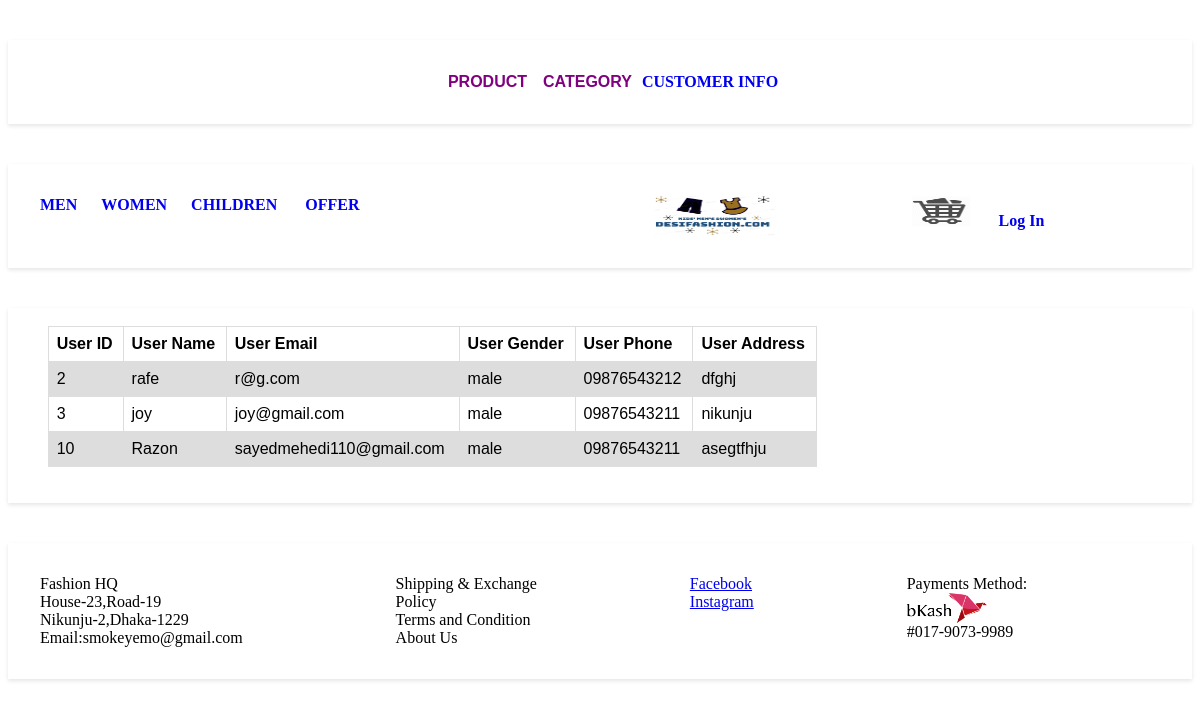
/customerinfo.php, run on the app's committed database.
### tables this page shows
CREATE TABLE `category` (
  `ct_id` int(10) NOT NULL,
  `ct_name` varchar(100) NOT NULL
);

CREATE TABLE `user` (
  `uid` int(10) NOT NULL,
  `uname` varchar(100) NOT NULL,
  `uemail` varchar(100) NOT NULL,
  `ugender` varchar(20) NOT NULL,
  `uphone` varchar(15) NOT NULL,
  `uaddress` varchar(500) NOT NULL,
  `upassword` varchar(15) NOT NULL,
  `ut_id` int(10) NOT NULL
);

### db.php (called while the page is built, shortened)
<?php
class DB
{
	public function DB()
	{
		$this->host = "localhost";
		$this->user = "root";
		$this->pass = "";
		$this->dbname = "test";
		$this->con = mysqli_connect($this->host,$this->user,$this->pass,$this->dbname);
	}
}
?>

### index_model.php (called while the page is built, shortened)
<?php
require_once('db.php');
class IndexModel extends DB
{
	public function GetCategory()
	{
		$q = "select * from category";
		$r = mysqli_query($this->con,$q);
		return $r;
	}
	public function GetAllCustomerInfo()
	{
		$q = "SELECT * FROM `user` WHERE ut_id=2";
		$r = mysqli_query($this->con,$q);
		return $r;
	}
}

### customerinfo.php (the view, shortened to what this page needs)
<?php
require_once("home.php");
Home::headeradmin();
Home::header();
?>
<div class="container2">
<section>
<section>
<div class="grid2">
<br/>
<html>
<head>
</head>
<table>
<tr>
<th>User ID</th>
<th>User Name</th>
<th>User Email</th>
<th>User Gender</th>
<th>User Phone</th>
<th>User Address</th>
</tr>
<?php
		$indObj = new IndexModel();
		$rs = $indObj->GetAllCustomerInfo();
		while($d = mysqli_fetch_assoc($rs))
		{
			echo $str="<tr><td>".$d["uid"]."</td><td>".$d["uname"]."</td><td>".$d["uemail"]."</td><td>".$d["ugender"]."</td><td>".$d["uphone"]."</td><td>".$d["uaddress"]."</td></tr>";
		}
?>
</table>
<br>
<br>
</body>
</html>
<div class="grid3">
</div>
<?php
Home::Footer();
?>

### home.php (shortened to what this page needs)
<?php
require_once('index_model.php');
class Home
{
	public static function Header($title="")
	{
	?>
		<html>
		<head><title>DesiFashion.com</title>
		<link rel="stylesheet" type="text/css" href="style.css"/>
		<link rel="stylesheet" type="text/css" href="style2.css"/>
		</head>
		<body>
		<div class="container">
		<section>
		<div class="menu">
		<?php
			$indObj = new IndexModel();
			$rs = $indObj->GetCategory();
			while($d = mysqli_fetch_assoc($rs))
			{
				echo "<a href='".$d["ct_name"].".php' style='text-decoration:none;'><span>".$d["ct_name"]."</span></a> &nbsp &nbsp &nbsp";
			}
		?>
		<a href="offer.php" style="text-decoration:none;"><span>OFFER</span></a>  &nbsp &nbsp &nbsp
		</div>
		<div class="grid3">
		<?php
		if($_SESSION['ut_id']==1)
		{
			echo "<a href='admin.php'><img src='HomepageIMG/logo.png' width='120px' height='40px'/></a>";
		}
		else
		{
			echo "<a href='index.php'><img src='HomepageIMG/logo.png' width='120px' height='40px'/></a>";
		}
		?>
		</div>
		<div class="grid4">
		<a href="cart.php" style="text-decoration:none;"><img src="HomepageIMG/cart.png" width="60px" height="30px"/></a> &nbsp  &nbsp  &nbsp
		<?php
		if(isset($_SESSION['uname'])!="" && $_SESSION['uid']!="" && $_SESSION['ut_id']!="")
		{
			echo "
			<div class='dropdown'>
			<button class='dropbtn'>".$_SESSION['uname']."</button>
			<div class='dropdown-content'>
			<a href='logout.php'>Log Out</a>
			</div>
			</div>";
		}
		else
		{
			echo "<a href='login.php' style='text-decoration:none;'><b>Log In</b> </a>";
		}
		?>
		</div>
		</section>
		</div>
		<?php
	}
	public static function headeradmin()
	{
		?>
		<html>
		<head><title>DesiFashion.com</title>
		<link rel="stylesheet" type="text/css" href="style.css"/>
		<link rel="stylesheet" type="text/css" href="style2.css"/>
		</head>
		<body>
		<div class="container">
		<section>
		<div class="menu2">
		<div class="dropdown">
		  <button class="dropbtn">Product</button>
		</div>
		<div class="dropdown">
		  <button class="dropbtn">Category</button>
		</div>
		<a href="customerinfo.php" style="text-decoration:none;">CUSTOMER INFO</a>
		</div>
		</section>
		</div>
		<?php
	}
	?>
		<?php
	public static function Footer()
	{
	?>
		<div class="footer">
		<section>
		<div class="grid1">
		<h>Fashion HQ</h><br/>
		<h>House-23,Road-19</h><br/>
		<h>Nikunju-2,Dhaka-1229</h><br/>
		<h>Email:smokeyemo@gmail.com</h>
		</div>
		<div class="gird2">
		<h>Shipping & Exchange</h><br/>
		<h>Policy</h><br/>
		<h>Terms and Condition</h><br/>
		<h>About Us</h>
		</div>
		<div class="grid3">
		<a href="https://www.facebook.com"><h>Facebook</h></a><br/>
		<a href="https://www.instagram.com/"><h>Instagram<h></a>
		</div>
		<div class ="grid4">
		Payments Method:</br>
		<img src="HomepageIMG/bkash.png" width="80px" height="30px"/></br>
		#017-9073-9989
		</div>
		</section>
		</div>
		</body>
		</html>
		<?php
	}
}

### style.css (style rules this page uses)
section { display: grid; grid-template-columns: auto auto auto auto; grid-gap: 20px; padding:40 px 0; }
.container { max-width:100%; max-height:40 px; margin: 40px auto; padding: 32px; background: white; box-shadow: 0 2px 4px rgba(0, 0, 0, 0.1); }
.footer { max-width:100%; max-height:50 px; margin: 40px auto; padding: 32px; background: white; box-shadow: 0 2px 4px rgba(0, 0, 0, 0.1); }
.menu { text-decoration:none; text-transform:uppercase; color:black; font-weight:bold; font-size:16px; grid-column-start: 1; grid-column-end: 2; }
.menu2 { text-decoration:none; text-transform:uppercase; color:black; font-weight:bold; font-size:16px; grid-column-start: 3; grid-column-end: 4; }
.container2 { max-width:100%; margin: 0 px auto; padding: 32 px auto; background: white; box-shadow: 0 2px 4px rgba(0, 0, 0, 0.1); }
.grid4 { grid-column-start: 4; grid-column-end: 4; }
.grid1 { grid-column-start: 1; grid-column-end: 1; }
.grid2 { grid-column-start: 2; grid-column-end: 2; }
.grid3 { grid-column-start: 3; grid-column-end: 3; }
.dropbtn { text-decoration:none; text-transform:uppercase; color:purple; font-weight:bold; font-size:16px; background-color: white; border: none; }
.dropdown { position: relative; display: inline-block; }

### style2.css (style rules this page uses)
section { display: grid; grid-template-columns: auto auto auto auto; grid-gap: 20px; padding:40 px 0; }
.container2 { max-width:100%; max-height:40 px; }
.grid1 { grid-column-start: 1; grid-column-end: 1; }
.grid2 { grid-column-start: 2; grid-column-end: 2; }
.grid3 { grid-column-start: 3; grid-column-end: 3; }
.grid4 { grid-column-start: 4; grid-column-end: 4; }
.container { max-width:100%; max-height:40 px; margin: 40px auto; padding: 32px; background: white; box-shadow: 0 2px 4px rgba(0, 0, 0, 0.1); }

### customerinfo.php (style rules this page uses)
table { font-family:arial,sans-serif; border-collapse:collapse; width:100%; }
td,th { border:1px solid #dddddd; text-align:left; padding:8px; }
tr:nth-child(even) { background-color:#dddddd; }

### data on the page
category: ct_name "MEN"
category: ct_name "WOMEN"
category: ct_name "CHILDREN"
user: uid "2", uname "rafe", uemail "r@g.com", ugender "male", uphone "09876543212", uaddress "dfghj"
user: uid "3", uname "joy", uemail "joy@gmail.com", ugender "male", uphone "09876543211", uaddress "nikunju"
user: uid "10", uname "Razon", uemail "sayedmehedi110@gmail.com", ugender "male", uphone "09876543211", uaddress "asegtfhju"
